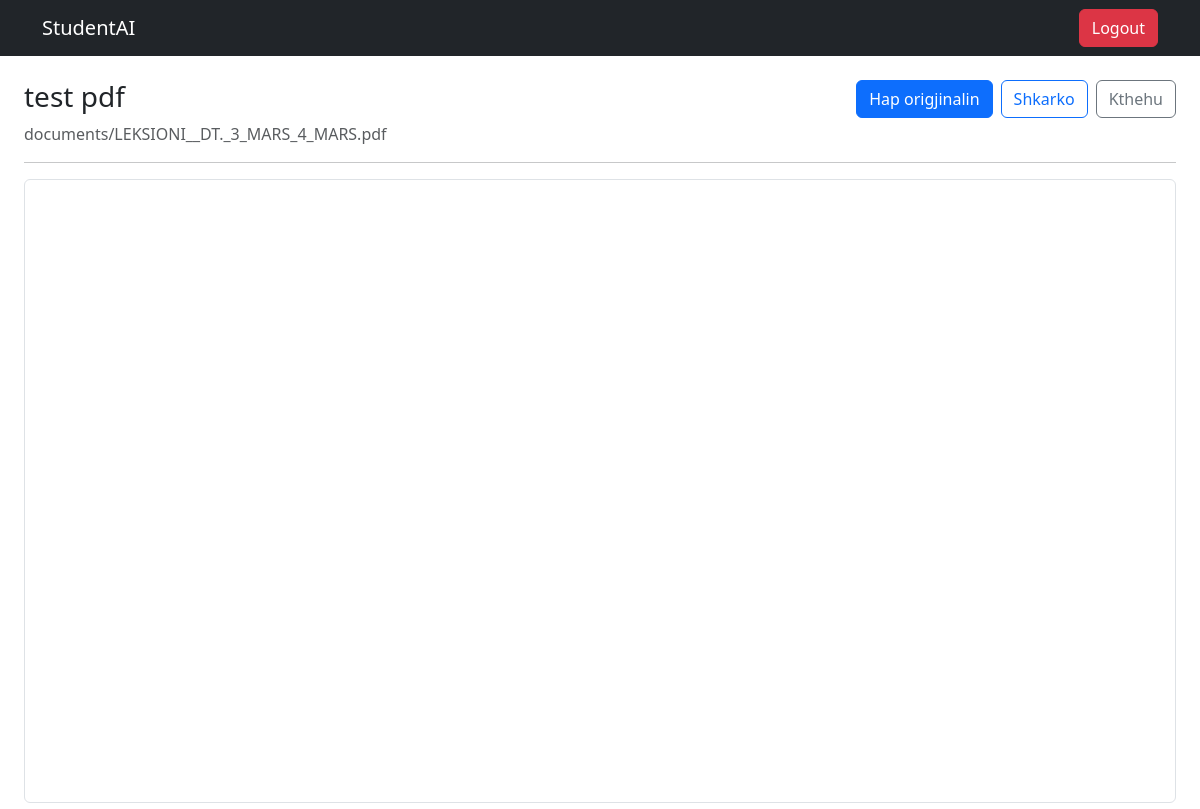
Page /documents/4/ (signed in) on the committed database.
### documents/models.py (models this page shows, shortened)
class Document(models.Model):
    title = models.CharField(max_length=255)
    file = models.FileField(
        upload_to='documents/'
    )
    uploaded_by = models.ForeignKey(
        User,
        on_delete=models.CASCADE
    )
    uploaded_at = models.DateTimeField(
        auto_now_add=True
    )

### documents/views.py (the view, shortened to what this page needs)
# urls.py: path('<int:document_id>/', document_detail, name='document_detail'),
@login_required(login_url='login')
def document_detail(request, document_id):
    document = get_object_or_404(
        Document,
        id=document_id,
        uploaded_by=request.user
    )
    file_extension = document.file.name.rsplit('.', 1)[-1].lower()
    show_extracted_text = request.GET.get('view') == 'text'
    extracted_text = ''
    error_message = None
    return render(
        request,
        'documents/detail.html',
        {
            'document': document,
            'file_extension': file_extension,
            'is_pdf': file_extension == 'pdf',
            'show_extracted_text': show_extracted_text,
            'extracted_text': extracted_text,
            'error_message': error_message
        }
    )

### documents/templates/documents/detail.html (shortened to what this page needs)
<!DOCTYPE html>
<html>
<head>
    <link href="https://cdn.jsdelivr.net/npm/bootstrap@5.3.7/dist/css/bootstrap.min.css" rel="stylesheet">
</head>
<body>
<nav class="navbar navbar-dark bg-dark">
    <div class="container">
        <a class="navbar-brand" href="{% url 'dashboard' %}">
            StudentAI
        </a>
        <a href="{% url 'logout' %}" class="btn btn-danger">
            Logout
        </a>
    </div>
</nav>
<main class="container-fluid px-4 mt-4">
    <div class="d-flex flex-wrap justify-content-between align-items-start gap-3">
        <div>
            <h1 class="h3">{{ document.title }}</h1>
            <p class="text-muted mb-0">
                {{ document.file.name }}
            </p>
        </div>
        <div class="d-flex flex-wrap gap-2">
            <a href="{% url 'document_file' document.id %}" target="_blank" rel="noopener" class="btn btn-primary">
                Hap origjinalin
            </a>
            <a href="{% url 'document_file' document.id %}" download class="btn btn-outline-primary">
                Shkarko
            </a>
            <a href="{% url 'dashboard' %}" class="btn btn-outline-secondary">
                Kthehu
            </a>
        </div>
    </div>
    <hr>
    {% if is_pdf and not show_extracted_text %}
        <iframe
            src="{% url 'document_file' document.id %}"
            title="{{ document.title }}"
            class="w-100 border rounded"
            style="height: 78vh;"
        ></iframe>
    {% elif not show_extracted_text %}
        <div class="alert alert-info">
            Ky dokument eshte {{ file_extension|upper }}. Per ta pare pa ndryshuar formatimin,
            hape ose shkarkoje origjinalin me butonat me siper.
        </div>
    {% endif %}
</main>
</body>
</html>

### rows in the picture
Document: title "test pdf", file.name "documents/LEKSIONI__DT._3_MARS_4_MARS.pdf"
